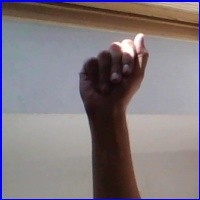
#> input picture app/reference_signs/A.jpg, 200 x 200 px; its folder holds only this picture in this run
$ python -i hand_detection.py   (imports and definitions only)
#> lines starting #> are read from the running program, lines starting #| are printed output that depends on the picture; after the words box and inside, x2 and y2 are one past the last pixel; in counts of white or black regions, pixels touching at a corner belong together
"""Hand localisation for the ASL app.

Finds the hand region in a frame so only the hand is classified:
  * MediaPipe Hands if explicitly enabled (best);
  * else **background subtraction** once a reference background is captured —
    detects the hand by what *changed*, so it works even when the hand and
    the wall are the same colour, and even when the hand is held still;
  * else OpenCV skin-colour segmentation (with the face removed);
  * else a centred guide box.

`HandLocator.locate()` returns (box, status) where status is:
  'detected' — a hand was actually found
  'none'     — detection ran but found no hand
  'box'      — fixed-box mode (detection bypassed)
"""
import importlib.util
import os

import numpy as np

try:
    import cv2
    CV2_OK = True
except Exception:
    CV2_OK = False

_MP = None
MP_OK = (os.environ.get('ASL_ENABLE_MEDIAPIPE') == '1' and
         importlib.util.find_spec('mediapipe') is not None)


def _load_mediapipe():
    """Import MediaPipe only when explicitly enabled.

    Some hosted Python runtimes segfault while importing MediaPipe/TensorFlow.
    Keeping it lazy makes the app fall back to OpenCV instead of crashing.
    """
    global _MP, MP_OK
    if not MP_OK:
        return None
    if _MP is None:
        try:
            import mediapipe as mp
            _MP = mp
        except Exception:
            MP_OK = False
            return None
    return _MP

_KERNEL = (cv2.getStructuringElement(cv2.MORPH_ELLIPSE, (9, 9))
           if CV2_OK else None)


def square_box(x1, y1, x2, y2, w, h):
    """Expand a (possibly float) box to a clamped integer square."""
    side = max(x2 - x1, y2 - y1)
    cx, cy = (x1 + x2) / 2.0, (y1 + y2) / 2.0
    half = side / 2.0
    return (max(0, int(cx - half)), max(0, int(cy - half)),
            min(w, int(cx + half)), min(h, int(cy + half)))


def skin_mask(bgr, face_cascade=None):
    """Binary mask of skin-coloured pixels (YCrCb); detected faces erased."""
    ycrcb = cv2.cvtColor(bgr, cv2.COLOR_BGR2YCrCb)
    mask = cv2.inRange(ycrcb, (0, 133, 77), (255, 173, 127))
    if face_cascade is not None:
        gray = cv2.cvtColor(bgr, cv2.COLOR_BGR2GRAY)
        try:
            faces = face_cascade.detectMultiScale(gray, 1.2, 5, minSize=(70, 70))
        except Exception:
            faces = []
        for (fx, fy, fw, fh) in faces:
            m = int(0.30 * fw)
            cv2.rectangle(mask, (fx - m, fy - m),
                          (fx + fw + m, fy + fh + m), 0, -1)
    return mask


def largest_box(mask, w, h, lo=0.012, hi=0.85):
    """Clean a mask and return the bounding box of its largest blob, or None
    if no blob falls within [lo, hi] x frame-area."""
    mask = cv2.morphologyEx(mask, cv2.MORPH_OPEN, _KERNEL)
    mask = cv2.morphologyEx(mask, cv2.MORPH_CLOSE, _KERNEL)
    cnts, _ = cv2.findContours(mask, cv2.RETR_EXTERNAL, cv2.CHAIN_APPROX_SIMPLE)
    area = float(w * h)
    cnts = [c for c in cnts if lo * area < cv2.contourArea(c) < hi * area]
    if not cnts:
        return None
    x, y, bw, bh = cv2.boundingRect(max(cnts, key=cv2.contourArea))
    return (x, y, x + bw, y + bh)


def _gray_blur(bgr):
    return cv2.GaussianBlur(cv2.cvtColor(bgr, cv2.COLOR_BGR2GRAY), (7, 7), 0)


class HandLocator:
    """Unified hand finder. `locate()` -> ((x1,y1,x2,y2), status).

    Call `capture_background(frame)` (with the hand out of view) to switch on
    background-subtraction detection — colour-independent, so it separates the
    hand from a same-coloured wall.
    """

    def __init__(self, video=True, force_box=False):
        self.mp_hands = None
        self.face = None
        self.prev = None
        self.background = None          # reference frame (grayscale, blurred)
        if force_box or not CV2_OK:
            self.method = 'box'
        else:
            mp = _load_mediapipe()
            if mp is not None:
                self.mp_hands = mp.solutions.hands.Hands(
                    static_image_mode=not video, max_num_hands=1,
                    min_detection_confidence=0.5,
                    min_tracking_confidence=0.5)
                self.method = 'mediapipe'
                return
            self.face = cv2.CascadeClassifier(
                cv2.data.haarcascades + 'haarcascade_frontalface_default.xml')
            self.method = 'skin'

    # --- background calibration ---------------------------------------
    def capture_background(self, bgr):
        """Store the current (hand-free) frame as the reference background."""
        self.background = _gray_blur(bgr)

    def clear_background(self):
        self.background = None

    @property
    def has_background(self):
        return self.background is not None

    # --- detection ----------------------------------------------------
    def _smooth(self, box):
        if self.prev is not None:
            a = 0.5
            box = tuple(int(a * n + (1 - a) * p)
                        for n, p in zip(box, self.prev))
        self.prev = tuple(box)
        return tuple(box)

    def _pad(self, box, frac=0.12):
        x1, y1, x2, y2 = box
        bw, bh = x2 - x1, y2 - y1
        return (x1 - frac * bw, y1 - frac * bh,
                x2 + frac * bw, y2 + frac * bh)

    def locate(self, bgr, roi_frac=0.6):
        h, w = bgr.shape[:2]
        raw = None

        if self.mp_hands is not None:
            res = self.mp_hands.process(cv2.cvtColor(bgr, cv2.COLOR_BGR2RGB))
            if res.multi_hand_landmarks:
                lm = res.multi_hand_landmarks[0].landmark
                xs = [p.x * w for p in lm]
                ys = [p.y * h for p in lm]
                bw, bh = max(xs) - min(xs), max(ys) - min(ys)
                raw = (min(xs) - 0.40 * bw, min(ys) - 0.40 * bh,
                       max(xs) + 0.40 * bw, max(ys) + 0.40 * bh)

        elif self.background is not None:
            # background subtraction — what CHANGED vs the empty scene.
            diff = cv2.absdiff(_gray_blur(bgr), self.background)
            _, dmask = cv2.threshold(diff, 32, 255, cv2.THRESH_BINARY)
            # refine with skin colour: keep only the skin-coloured change
            # (removes shadows, sleeves and lighting wobble) — and the
            # unchanged wall is excluded because diff is zero there.
            combined = cv2.bitwise_and(dmask, skin_mask(bgr, self.face))
            box = largest_box(combined, w, h, lo=0.010, hi=0.92)
            if box is None:                       # fall back to motion alone
                box = largest_box(dmask, w, h, lo=0.010, hi=0.92)
            if box is not None:
                raw = self._pad(box)

        elif self.face is not None:
            box = largest_box(skin_mask(bgr, self.face), w, h,
                              lo=0.012, hi=0.60)
            if box is not None:
                raw = self._pad(box)

        if raw is not None:
            return self._smooth(square_box(*raw, w, h)), 'detected'

        # nothing found — return a centred guide box
        self.prev = None
        side = int(min(h, w) * roi_frac)
        cx, cy = w // 2, h // 2
        box = (cx - side // 2, cy - side // 2,
               cx + side // 2, cy + side // 2)
        return box, ('box' if self.method == 'box' else 'none')

>>> import cv2
>>> picture = cv2.imread('reference_signs/A.jpg')
#> picture is the input picture: shape (200, 200, 3); mean B, G, R 125.5, 120.6, 129.6
>>> result = HandLocator().locate(picture)
#> in skin_mask, `ycrcb = cv2.cvtColor(bgr, cv2.COLOR_BGR2YCrCb)`: ycrcb: shape (200, 200, 3); mean of channels 0, 1, 2 123.9, 132.1, 128.9
#> in skin_mask, `mask = cv2.inRange(ycrcb, (0, 133, 77), (255, 173, 127))`:
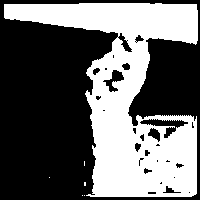
#> mask: shape (200, 200); 40.9% white; 6 white regions (5 under 20 px), largest, box (x1, y1, x2, y2) and area: (4, 3, 198, 197) 16341
#> in skin_mask, `gray = cv2.cvtColor(bgr, cv2.COLOR_BGR2GRAY)`:
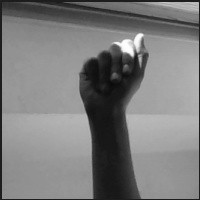
#> gray: shape (200, 200); min 9, max 255, mean 123.9
#> in skin_mask, `faces = face_cascade.detectMultiScale(gray, 1.2, 5, minSize=(70, 70))`: faces = ()
#> in largest_box, `mask = cv2.morphologyEx(mask, cv2.MORPH_OPEN, _KERNEL)`:
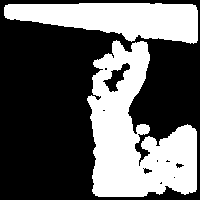
#> mask: shape (200, 200); 38.2% white; 2 white regions, box (x1, y1, x2, y2) and area: (87, 40, 197, 197) 9870, (4, 3, 198, 44) 5393
#> in largest_box, `mask = cv2.morphologyEx(mask, cv2.MORPH_CLOSE, _KERNEL)`:
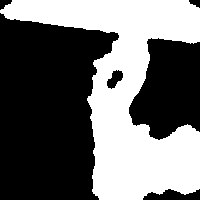
#> mask: shape (200, 200); 42.5% white; 1 white region
#> in largest_box, `cnts, _ = cv2.findContours(mask, cv2.RETR_EXTERNAL, cv2.CHAIN_APPROX_S..`: cnts = 1 contour; box (x1, y1, x2, y2) and area: (0, 0, 200, 200) 16704
#> in largest_box, `x, y, bw, bh = cv2.boundingRect(max(cnts, key=cv2.contourArea))`: x = 0; bw = 200
#> in locate, `box = largest_box(skin_mask(bgr, self.face), w, h, lo=0.012, hi=0.60)`: box = (0, 0, 200, 200)
#> in _pad, `x1, y1, x2, y2 = box`: x1 = 0; x2 = 200
#> in locate, `raw = self._pad(box)`: raw = (-24, -24, 224, 224)
#> result = ((0, 0, 200, 200), 'detected')

$ run again, on app/reference_signs/B.jpg
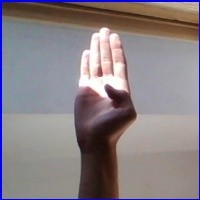
#> input picture app/reference_signs/B.jpg, 200 x 200 px
#> picture is the input picture: shape (200, 200, 3); mean B, G, R 132.7, 128, 136.9
#> ycrcb: shape (200, 200, 3); mean of channels 0, 1, 2 131.2, 132.1, 128.9
#> in skin_mask, `gray = cv2.cvtColor(bgr, cv2.COLOR_BGR2GRAY)`:
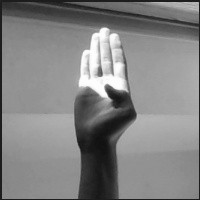
#> gray: shape (200, 200); min 16, max 255, mean 131.2
#> faces = ()
#> in largest_box, `mask = cv2.morphologyEx(mask, cv2.MORPH_CLOSE, _KERNEL)`:
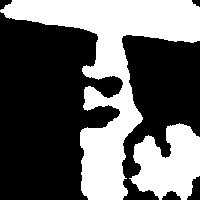
#> mask: shape (200, 200); 39.3% white; 2 white regions
#> cnts = 2 contours; box (x1, y1, x2, y2) and area: (0, 0, 200, 200) 11616, (129, 123, 200, 200) 3474
#> in largest_box, `x, y, bw, bh = cv2.boundingRect(max(cnts, key=cv2.contourArea))`: x = 0; bw = 200
#> box = (0, 0, 200, 200)
#> x1 = 0; x2 = 200
#> raw = (-24, -24, 224, 224)
#> result = ((0, 0, 200, 200), 'detected')

$ run again, on app/reference_signs/C.jpg
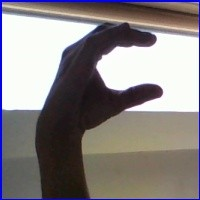
#> input picture app/reference_signs/C.jpg, 200 x 200 px
#> picture is the input picture: shape (200, 200, 3); mean B, G, R 132.7, 132.1, 137.5
#> ycrcb: shape (200, 200, 3); mean of channels 0, 1, 2 133.8, 130.6, 127.4
#> in skin_mask, `gray = cv2.cvtColor(bgr, cv2.COLOR_BGR2GRAY)`:
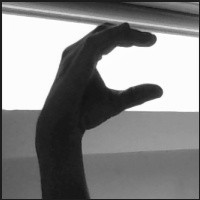
#> gray: shape (200, 200); min 18, max 255, mean 133.8
#> faces = ()
#> in largest_box, `mask = cv2.morphologyEx(mask, cv2.MORPH_CLOSE, _KERNEL)`:
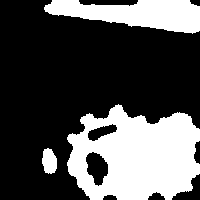
#> mask: shape (200, 200); 31.8% white; 3 white regions
#> in largest_box, `cnts, _ = cv2.findContours(mask, cv2.RETR_EXTERNAL, cv2.CHAIN_APPROX_S..`: cnts = 3 contours; box (x1, y1, x2, y2) and area: (67, 104, 200, 200) 9621, (44, 0, 200, 34) 3156, (42, 148, 57, 174) 270
#> in largest_box, `cnts = [c for c in cnts if lo * area < cv2.contourArea(c) < hi * area]`: cnts = 2 contours; box (x1, y1, x2, y2) and area: (67, 104, 200, 200) 9621, (44, 0, 200, 34) 3156
#> in largest_box, `x, y, bw, bh = cv2.boundingRect(max(cnts, key=cv2.contourArea))`: x = 67; y = 104; bw = 133; bh = 96
#> box = (67, 104, 200, 200)
#> x1 = 67; y1 = 104; x2 = 200
#> in _pad, `bw, bh = x2 - x1, y2 - y1`: bw = 133; bh = 96
#> raw = (51.04, 92.48, 216, 211.5)
#> result = ((51, 69, 200, 200), 'detected')

$ run again, on app/reference_signs/D.jpg
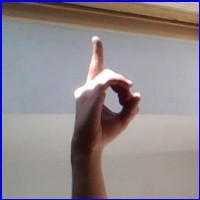
#> input picture app/reference_signs/D.jpg, 200 x 200 px
#> picture is the input picture: shape (200, 200, 3); mean B, G, R 139.8, 135.5, 144.7
#> ycrcb: shape (200, 200, 3); mean of channels 0, 1, 2 138.8, 132.2, 128.6
#> in skin_mask, `gray = cv2.cvtColor(bgr, cv2.COLOR_BGR2GRAY)`:
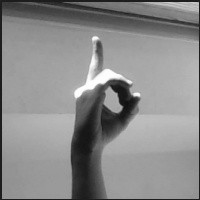
#> gray: shape (200, 200); min 7, max 255, mean 138.8
#> faces = ()
#> in largest_box, `mask = cv2.morphologyEx(mask, cv2.MORPH_CLOSE, _KERNEL)`:
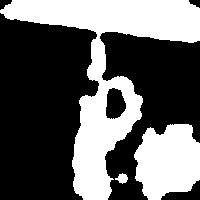
#> mask: shape (200, 200); 38.6% white; 3 white regions
#> in largest_box, `cnts, _ = cv2.findContours(mask, cv2.RETR_EXTERNAL, cv2.CHAIN_APPROX_S..`: cnts = 3 contours; box (x1, y1, x2, y2) and area: (0, 0, 200, 200) 11509, (134, 124, 200, 200) 3770, (115, 173, 128, 184) 69
#> in largest_box, `cnts = [c for c in cnts if lo * area < cv2.contourArea(c) < hi * area]`: cnts = 2 contours; box (x1, y1, x2, y2) and area: (0, 0, 200, 200) 11509, (134, 124, 200, 200) 3770
#> in largest_box, `x, y, bw, bh = cv2.boundingRect(max(cnts, key=cv2.contourArea))`: x = 0; bw = 200
#> box = (0, 0, 200, 200)
#> x1 = 0; x2 = 200
#> raw = (-24, -24, 224, 224)
#> result = ((0, 0, 200, 200), 'detected')
